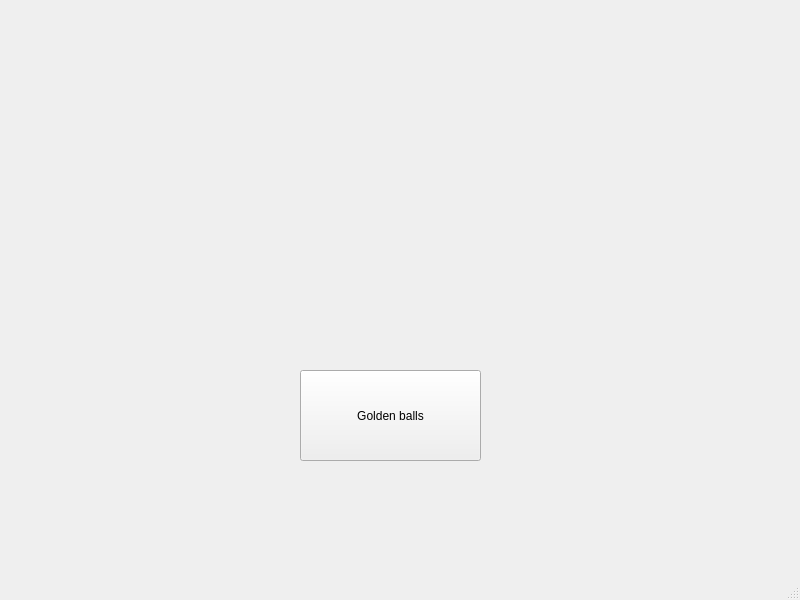
<?xml version="1.0" encoding="UTF-8"?>
<ui version="4.0">
 <class>MainWindow</class>
 <widget class="QMainWindow" name="MainWindow">
  <property name="geometry">
   <rect>
    <x>0</x>
    <y>0</y>
    <width>800</width>
    <height>600</height>
   </rect>
  </property>
  <property name="windowTitle">
   <string>MainWindow</string>
  </property>
  <widget class="QWidget" name="centralwidget">
   <widget class="QPushButton" name="pushButton">
    <property name="geometry">
     <rect>
      <x>300</x>
      <y>370</y>
      <width>181</width>
      <height>91</height>
     </rect>
    </property>
    <property name="text">
     <string>Golden balls</string>
    </property>
   </widget>
  </widget>
  <widget class="QMenuBar" name="menubar">
   <property name="geometry">
    <rect>
     <x>0</x>
     <y>0</y>
     <width>800</width>
     <height>21</height>
    </rect>
   </property>
  </widget>
  <widget class="QStatusBar" name="statusbar"/>
 </widget>
 <resources/>
 <connections/>
</ui>
